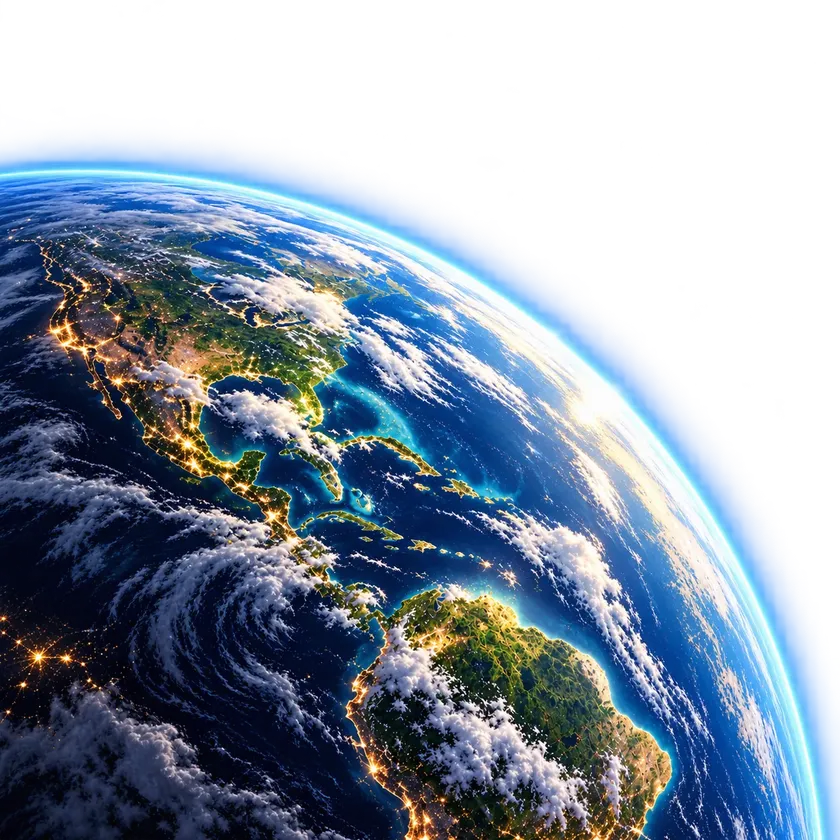
#> input picture images/galaxy/earth.webp, 840 x 840 px, shrunk from 1254 x 1254 before the run
$ python fix-clip-bg.py ../images/galaxy/earth.webp
#> lines starting #> are read from the running program, lines starting #| are printed output that depends on the picture
#!/usr/bin/env python3
"""מתקן תמונה שהועתקה מלוח-ההעתקה: שקיפות שנשרפה על שחור → רקע לבן.

macOS מרכיב תמונות שקופות על שחור כשהן עוברות בלוח-ההעתקה, ולכן
פינות מעוגלות יוצאות שחורות. כאן ממלאים מהשוליים פנימה (flood fill)
רק את האזור הכהה שמחובר לקצה — האיור עצמו לא נגע.

שימוש:  fix-clip-bg.py <קובץ.png>
"""
import sys
from collections import deque
from PIL import Image

DARK = 110      # סף "כהה" למילוי
SOFT = 200      # סף למיזוג שוליים מרוככים (anti-alias)


def lum(p):
    return 0.299 * p[0] + 0.587 * p[1] + 0.114 * p[2]


def main(path):
#> called with path = '../images/galaxy/earth.webp'
    im = Image.open(path).convert("RGB")
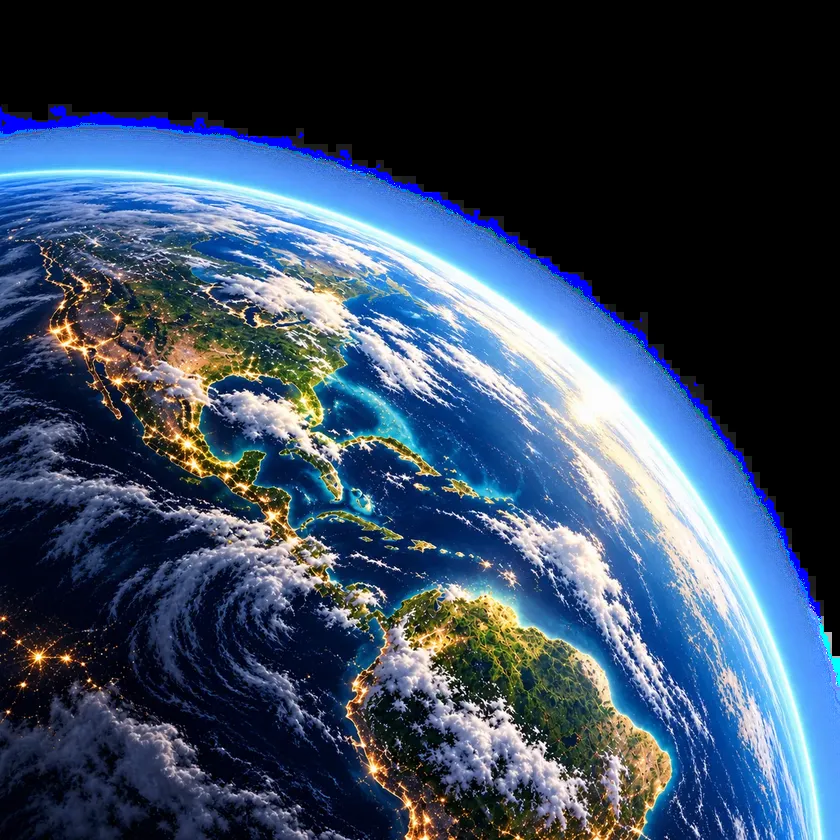
#> im: PIL image 840x840 RGB; mean R, G, B 55.7, 71.8, 94
    w, h = im.size
#> w = 840; h = 840
    px = im.load()

    corners = [px[0, 0], px[w - 1, 0], px[0, h - 1], px[w - 1, h - 1]]
#> corners = [(0, 0, 0), (0, 0, 0), (2, 3, 12), (97, 175, 253)]
    if not any(lum(c) < DARK for c in corners):
        # אין רקע שחור — אין מה לתקן. הצל והרקע של האיור נשארים כפי שהם.
        print("אין רקע שחור — לא שונה דבר")
        return 0

    seen = bytearray(w * h)
    q = deque()
    for x in range(w):
        for y in (0, h - 1):
            if lum(px[x, y]) < DARK and not seen[y * w + x]:
                seen[y * w + x] = 1
                q.append((x, y))
    for y in range(h):
        for x in (0, w - 1):
            if lum(px[x, y]) < DARK and not seen[y * w + x]:
                seen[y * w + x] = 1
                q.append((x, y))

    filled = 0
    edge = []
    while q:
        x, y = q.popleft()
        px[x, y] = (255, 255, 255)
        filled += 1
        for dx, dy in ((1, 0), (-1, 0), (0, 1), (0, -1)):
            nx, ny = x + dx, y + dy
            if 0 <= nx < w and 0 <= ny < h and not seen[ny * w + nx]:
                l = lum(px[nx, ny])
                if l < DARK:
                    seen[ny * w + nx] = 1
                    q.append((nx, ny))
                elif l < SOFT:
                    seen[ny * w + nx] = 1
                    edge.append((nx, ny, l))
#> after the loop, edge = 24492 items; filled = 473044

    # טבעת ה-anti-alias: ממזגים ללבן לפי כמה שהיא כהה — בלי קו אפור מסביב
    for x, y, l in edge:
        t = (SOFT - l) / (SOFT - DARK)  # 1 = כהה מאוד, 0 = בהיר
        r, g, b = px[x, y]
        px[x, y] = (
            int(r + (255 - r) * t),
            int(g + (255 - g) * t),
            int(b + (255 - b) * t),
        )
#> this loop made 24492 passes
#> (x, y, l, t, r, g, b) on passes 1 to 3: (302, 839, 118, 0.911, 110, 117, 144), (301, 838, 118.7, 0.903, 112, 117, 145), (306, 839, 116.3, 0.93, 118, 111, 139)

    im.save(path, "PNG")
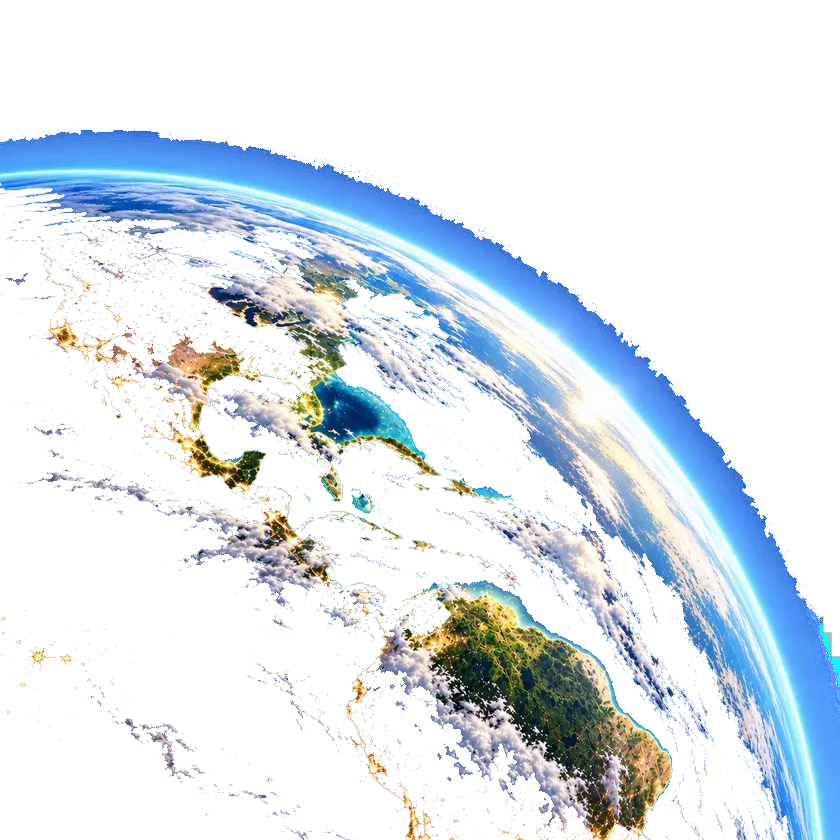
#> saved as earth.webp: PIL image 840x840 RGB; mean R, G, B 220.5, 228.9, 236.1
    print(f"תוקן: {filled} פיקסלים ברקע + {len(edge)} בשוליים → לבן")
#| תוקן: 473044 פיקסלים ברקע + 24492 בשוליים → לבן
    return 0


if __name__ == "__main__":
    if len(sys.argv) < 2:
        print("שימוש: fix-clip-bg.py <קובץ.png>")
        sys.exit(1)
    sys.exit(main(sys.argv[1]))
#> (the program exits here)
